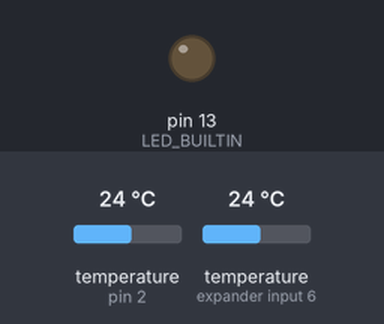
The sketch below on a simulated Arduino Uno, built with avr-gcc and run on an emulated ATmega328P. On the bench: output pins drawn as LEDs (lit = HIGH). The inputs (shaded band) are chosen by the test bench; at power-on: temperature (sensors on pin 2, expander input 6) 24 °C. No radio packets arrive unless stated; what the sketch prints to the serial monitor is not drawn.

Above: at 0.4 s.
Timing chart, 0 to 7.6 s (numbered marks = the images above):
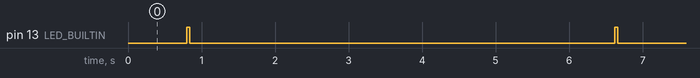

Measured:
- by itself, pin 13 (LED_BUILTIN): alternates HIGH for 0.04 s and LOW for 5.8 s

The sketch:

FridgeTemperature.ino
```cpp
#include <OneWire.h>
#include <DallasTemperature.h>
#include <printf.h>
#include <nRF24L01.h>
#include <RF24_config.h>
#include <RF24.h>

#define ONE_WIRE_BUS 2

#define SPI_CE   9
#define SPI_CSN  10

const byte temp_listen_addr[5] = {'M','X','E','T','H'};

RF24 radio(SPI_CE, SPI_CSN);
OneWire oneWire(ONE_WIRE_BUS);
DallasTemperature sensors(&oneWire);

void setup(void) {
  sensors.begin();
  Serial.begin(9600);

  pinMode(LED_BUILTIN, OUTPUT);

  radio.begin();
  radio.openWritingPipe(temp_listen_addr);
  radio.setPALevel(RF24_PA_MAX);
  radio.stopListening();
}

void sendstr(char *str) {
  digitalWrite(LED_BUILTIN, HIGH);

  Serial.print("[+] sending frame: ");
  Serial.print(str);

  if(radio.write(str, strlen(str))) {
    Serial.println(" - ACK");
  } else {
    Serial.println(" - NO ACK");
  }

  digitalWrite(LED_BUILTIN, LOW);
}

void loop(void) {
  char frame[64];

  sensors.requestTemperatures();

  float top = sensors.getTempCByIndex(1);
  int topi = top * 1000;
  Serial.println(top);
  float bottom = sensors.getTempCByIndex(0);
  int bottomi = bottom * 1000;
  Serial.println(bottom);

  sprintf(frame, "fridge-drink-top %d", topi);
  sendstr(frame);

  sprintf(frame, "fridge-drink-bottom %d", bottomi);
  sendstr(frame);

  delay(5000);
}
```
